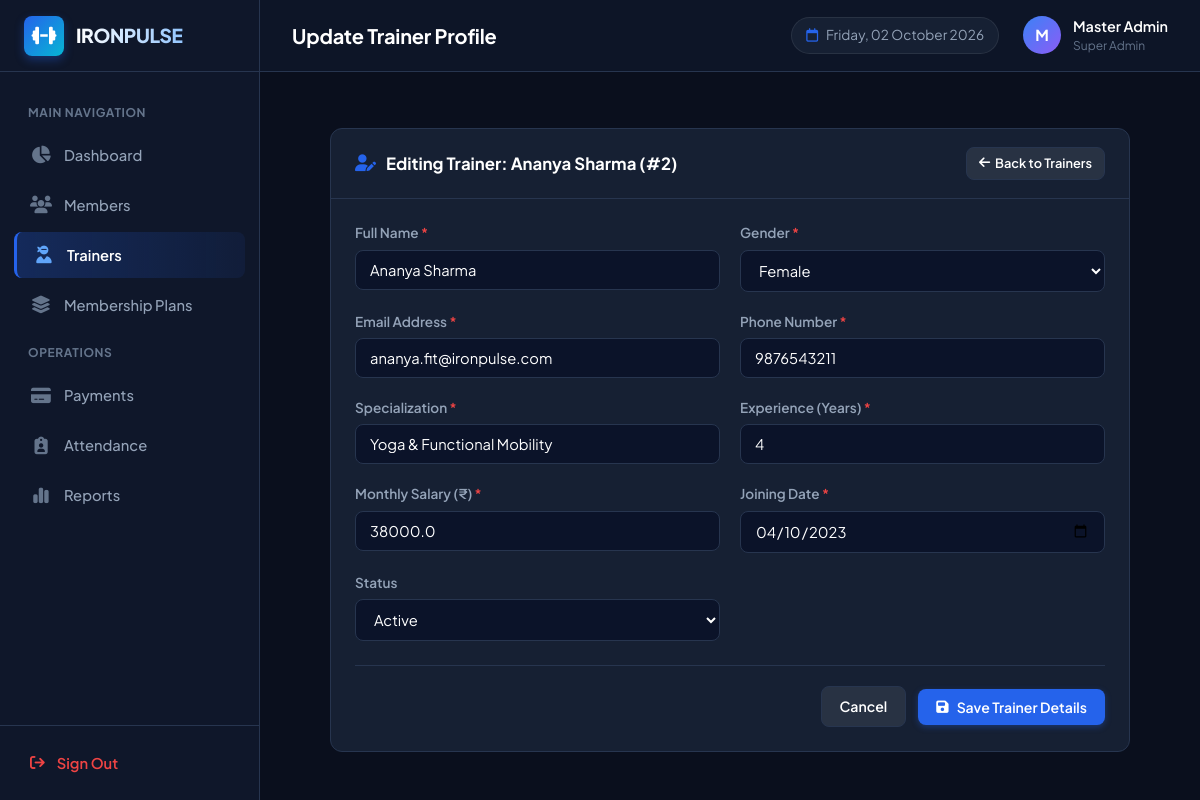
The app's page /trainers/edit/2 (signed in) with its own data.
### tables this page shows
CREATE TABLE trainers (
        id INTEGER PRIMARY KEY AUTOINCREMENT,
        name TEXT NOT NULL,
        email TEXT UNIQUE NOT NULL,
        phone TEXT NOT NULL,
        gender TEXT NOT NULL,
        specialization TEXT NOT NULL,
        experience INTEGER NOT NULL DEFAULT 1,
        salary REAL NOT NULL DEFAULT 0.00,
        joining_date TEXT NOT NULL,
        status TEXT DEFAULT 'Active',
        created_at TIMESTAMP DEFAULT CURRENT_TIMESTAMP
    );

### app.py (the view, shortened to what this page needs)
@app.route('/trainers/edit/<int:id>', methods=['GET', 'POST'])
@login_required
def edit_trainer(id):
    trainer = query_db("SELECT * FROM trainers WHERE id = %s", (id,), one=True)
    if not trainer:
        flash('Trainer not found.', 'danger')
        return redirect(url_for('trainers'))
    return render_template('trainers/edit_trainer.html', trainer=trainer)

### app.py (called while the page is built)
@app.context_processor
def inject_globals():
    return {
        'current_date': date.today().strftime('%A, %d %B %Y'),
        'today_ymd': date.today().strftime('%Y-%m-%d'),
        'current_admin': session.get('admin_name', 'Administrator'),
        'current_admin_user': session.get('admin_username', 'admin')
    }

### utils/database.py (called while the page is built, shortened)
def is_mysql_available():
    global _mysql_checked, _mysql_available
    if _mysql_checked:
        return _mysql_available

def get_db_connection():
    global DB_MODE
    DB_MODE = 'sqlite_fallback'
    os.makedirs(os.path.dirname(SQLITE_PATH), exist_ok=True)
    conn = sqlite3.connect(SQLITE_PATH, timeout=10)
    conn.row_factory = sqlite3.Row
    return conn

def query_db(query, args=(), one=False):
    conn = get_db_connection()
    try:
        if DB_MODE == 'mysql':
            cursor = conn.cursor(dictionary=True)
            cursor.execute(query, args)
            result = cursor.fetchall()
            cursor.close()
            return (result[0] if result else None) if one else result
        else:
            adapted_query = adapt_query_for_sqlite(query)
            cursor = conn.cursor()
            cursor.execute(adapted_query, args)
            rows = cursor.fetchall()
            result = [dict(row) for row in rows]
            cursor.close()
            return (result[0] if result else None) if one else result
    finally:
        conn.close()

### utils/helpers.py (called while the page is built)
def login_required(f):
    @wraps(f)
    def decorated_function(*args, **kwargs):
        if 'admin_logged_in' not in session or not session.get('admin_logged_in'):
            flash('Please log in first to access the dashboard.', 'warning')
            return redirect(url_for('login'))
        return f(*args, **kwargs)
    return decorated_function

### templates/trainers/edit_trainer.html (shortened to what this page needs)
{% extends 'base.html' %}
{% block page_title %}Update Trainer Profile{% endblock %}
{% block content %}
<div class="card" style="max-width: 800px; margin: 0 auto;">
    <div class="card-header">
        <h2 class="card-title">
            <i class="fa-solid fa-user-pen"></i> Editing Trainer: {{ trainer.name }} (#{{ trainer.id }})
        </h2>
        <a href="{{ url_for('trainers') }}" class="btn btn-secondary btn-sm">
            <i class="fa-solid fa-arrow-left"></i> Back to Trainers
        </a>
    </div>
    <div class="card-body">
        <form action="{{ url_for('edit_trainer', id=trainer.id) }}" method="POST">
            <div class="form-grid">
                <div class="form-group">
                    <label for="name" class="form-label">Full Name <span class="required">*</span></label>
                    <input type="text" id="name" name="name" class="form-control" value="{{ trainer.name }}" required>
                </div>
                <div class="form-group">
                    <label for="gender" class="form-label">Gender <span class="required">*</span></label>
                    <select id="gender" name="gender" class="form-select" required>
                        <option value="Female" {% if trainer.gender == 'Female' %}selected{% endif %}>Female</option>
                    </select>
                </div>
                <div class="form-group">
                    <label for="email" class="form-label">Email Address <span class="required">*</span></label>
                    <input type="email" id="email" name="email" class="form-control" value="{{ trainer.email }}" required>
                </div>
                <div class="form-group">
                    <label for="phone" class="form-label">Phone Number <span class="required">*</span></label>
                    <input type="tel" id="phone" name="phone" class="form-control" value="{{ trainer.phone }}" required>
                </div>
                <div class="form-group">
                    <label for="specialization" class="form-label">Specialization <span class="required">*</span></label>
                    <input type="text" id="specialization" name="specialization" class="form-control" value="{{ trainer.specialization }}" required>
                </div>
                <div class="form-group">
                    <label for="experience" class="form-label">Experience (Years) <span class="required">*</span></label>
                    <input type="number" id="experience" name="experience" class="form-control" min="0" max="50" value="{{ trainer.experience }}" required>
                </div>
                <div class="form-group">
                    <label for="salary" class="form-label">Monthly Salary (₹) <span class="required">*</span></label>
                    <input type="number" step="0.01" id="salary" name="salary" class="form-control" value="{{ trainer.salary }}" required>
                </div>
                <div class="form-group">
                    <label for="joining_date" class="form-label">Joining Date <span class="required">*</span></label>
                    <input type="date" id="joining_date" name="joining_date" class="form-control" value="{{ trainer.joining_date }}" required>
                </div>
                <div class="form-group">
                    <label for="status" class="form-label">Status</label>
                    <select id="status" name="status" class="form-select">
                        <option value="Active" {% if trainer.status == 'Active' %}selected{% endif %}>Active</option>
                    </select>
                </div>
            </div>
            <div class="form-actions">
                <a href="{{ url_for('trainers') }}" class="btn btn-secondary">Cancel</a>
                <button type="submit" class="btn btn-primary">
                    <i class="fa-solid fa-floppy-disk"></i> Save Trainer Details
                </button>
            </div>
        </form>
    </div>
</div>
{% endblock %}

### static/css/style.css (style rules this page uses)
:root { --bg-main: #0a0f1d; --bg-sidebar: #0f172a; --bg-card: #162033; --bg-card-hover: #1e293b; --bg-input: #0b1329; --border-color: #27354f; --border-light: rgba(255, 255, 255, 0.08); --primary: #2563eb; --primary-hover: #1d4ed8; --primary-glow: rgba(37, 99, 235, 0.35); --accent-cyan: #06b6d4; --success: #10b981; --success-bg: rgba(16, 185, 129, 0.15); --danger: #ef4444; --danger-bg: rgba(239, 68, 68, 0.15); --warning: #f59e0b; --warning-bg: rgba(245, 158, 11, 0.15); --info: #3b82f6; --info-bg: rgba(59, 130, 246, 0.15); --text-main: #f8fafc; --text-muted: #94a3b8; --text-dim: #64748b; --sidebar-width: 260px; --topbar-height: 72px; --radius-sm: 8px; --radius-md: 12px; --radius-lg: 16px; --radius-pill: 9999px; --shadow-sm: 0 2px 4px rgba(0, 0, 0, 0.2); --shadow-md: 0 4px 12px rgba(0, 0, 0, 0.3); --shadow-lg: 0 10px 25px rgba(0, 0, 0, 0.4); --transition: all 0.2s ease-in-out; }
* { margin: 0; padding: 0; box-sizing: border-box; }
body { font-family: 'Plus Jakarta Sans', -apple-system, BlinkMacSystemFont, 'Segoe UI', Roboto, sans-serif; background-color: var(--bg-main); color: var(--text-main); line-height: 1.5; overflow-x: hidden; -webkit-font-smoothing: antialiased; }
a { color: inherit; text-decoration: none; }
.card { background-color: var(--bg-card); border: 1px solid var(--border-color); border-radius: var(--radius-md); overflow: hidden; margin-bottom: 24px; }
.card-header { padding: 18px 24px; border-bottom: 1px solid var(--border-color); display: flex; align-items: center; justify-content: space-between; gap: 16px; flex-wrap: wrap; }
.card-title { font-size: 1.05rem; font-weight: 700; color: #fff; display: flex; align-items: center; gap: 10px; }
.card-title i { color: var(--primary); }
.card-body { padding: 24px; }
.btn { display: inline-flex; align-items: center; justify-content: center; gap: 8px; padding: 9px 18px; font-size: 0.88rem; font-weight: 600; border-radius: var(--radius-sm); border: none; cursor: pointer; transition: var(--transition); text-decoration: none; font-family: inherit; }
.btn-primary { background-color: var(--primary); color: #fff; box-shadow: 0 2px 6px var(--primary-glow); }
.btn-secondary { background-color: rgba(255, 255, 255, 0.08); color: #fff; border: 1px solid var(--border-color); }
.btn-sm { padding: 6px 12px; font-size: 0.8rem; gap: 5px; }
.form-grid { display: grid; grid-template-columns: repeat(2, 1fr); gap: 20px; }
.form-group { display: flex; flex-direction: column; gap: 6px; }
.form-label { font-size: 0.85rem; font-weight: 600; color: var(--text-muted); }
.form-label .required { color: var(--danger); }
.form-control, .form-select { background-color: var(--bg-input); border: 1px solid var(--border-color); color: #fff; padding: 10px 14px; border-radius: var(--radius-sm); font-size: 0.92rem; font-family: inherit; transition: var(--transition); width: 100%; }
.form-control::placeholder { color: var(--text-dim); }
.form-actions { display: flex; align-items: center; justify-content: flex-end; gap: 12px; margin-top: 24px; padding-top: 20px; border-top: 1px solid var(--border-color); }

### records on screen
trainers: name "Ananya Sharma", id "2", gender "Female", email "ananya.fit@ironpulse.com", phone "9876543211", specialization "Yoga & Functional Mobility", experience "4", salary "38000.0", joining_date "04/10/2023", status "Active"

### other values on screen
{{ current_admin[0] | upper if current_admin else 'A' }} "M"
{{ current_admin }} "Master Admin"
